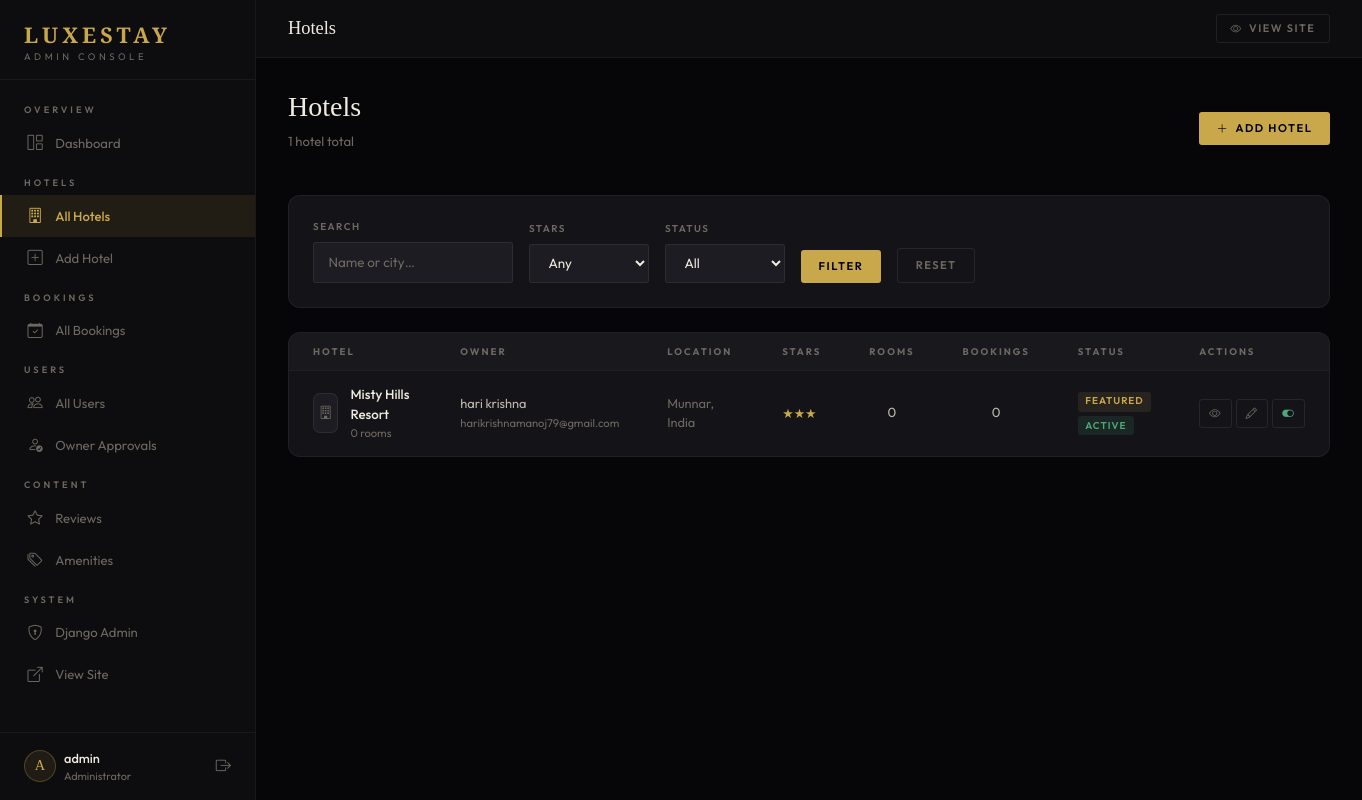
The app's page /panel/hotels/ (signed in) with its own data.
### hotels/models.py (models this page shows, shortened)
class Hotel(models.Model):
    STAR_CHOICES = [(i, f'{i} Star') for i in range(1, 6)]
    owner = models.ForeignKey(User, on_delete=models.CASCADE, related_name='hotels')
    name = models.CharField(max_length=200)
    slug = models.SlugField(unique=True, blank=True)
    description = models.TextField()
    short_description = models.CharField(max_length=300)
    address = models.CharField(max_length=300)
    city = models.CharField(max_length=100)
    country = models.CharField(max_length=100)
    zip_code = models.CharField(max_length=20)
    phone = models.CharField(max_length=20)
    email = models.EmailField()
    website = models.URLField(blank=True)
    stars = models.IntegerField(choices=STAR_CHOICES, default=3)
    amenities = models.ManyToManyField(Amenity, blank=True)
    check_in_time = models.TimeField(default='14:00')
    check_out_time = models.TimeField(default='11:00')
    is_active = models.BooleanField(default=True)
    is_featured = models.BooleanField(default=False)
    latitude = models.DecimalField(max_digits=9, decimal_places=6, null=True, blank=True)
    longitude = models.DecimalField(max_digits=9, decimal_places=6, null=True, blank=True)
    created_at = models.DateTimeField(auto_now_add=True)
    updated_at = models.DateTimeField(auto_now=True)
    class Meta:
        ordering = ['-is_featured', '-created_at']
    def get_main_image(self):
        img = self.images.filter(is_main=True).first()
        return img if img else self.images.first()

### custom_admin/views.py (the view)
# urls.py: path('hotels/', views.hotels_list, name='admin_hotels'),
@staff_required
def hotels_list(request):
    hotels = Hotel.objects.annotate(booking_count=Count('rooms__bookings')).select_related('owner')
    q      = request.GET.get('q', '')
    stars  = request.GET.get('stars', '')
    status = request.GET.get('status', '')
    if q:
        hotels = hotels.filter(Q(name__icontains=q) | Q(city__icontains=q) | Q(country__icontains=q))
    if stars:
        hotels = hotels.filter(stars=stars)
    if status == 'active':
        hotels = hotels.filter(is_active=True)
    elif status == 'inactive':
        hotels = hotels.filter(is_active=False)
    elif status == 'featured':
        hotels = hotels.filter(is_featured=True)
    paginator = Paginator(hotels.order_by('-created_at'), 15)
    return render(request, 'custom_admin/hotels.html', {
        'hotels': paginator.get_page(request.GET.get('page')),
    })

### accounts/context_processors.py (called while the page is built)
def pending_approvals(request):
    count = 0
    if request.user.is_authenticated and request.user.is_staff:
        count = UserProfile.objects.filter(role='hotel_owner', owner_approval_status='pending').count()
    return {'pending_approvals_count': count}

### custom_admin/views.py (called while the page is built)
def staff_required(view_func):
    decorated = login_required(user_passes_test(lambda u: u.is_staff)(view_func))
    return decorated

### templates/custom_admin/hotels.html (shortened to what this page needs)
{% extends 'custom_admin/base.html' %}
{% block topbar_title %}Hotels{% endblock %}
{% block nav_hotels %}active{% endblock %}
{% block content %}
<div class="adm-page-head">
  <div><h2>Hotels</h2><p>{{ hotels.paginator.count }} hotel{{ hotels.paginator.count|pluralize }} total</p></div>
  <a href="{% url 'admin_hotel_create' %}" class="adm-btn adm-btn-gold"><i class="bi bi-plus-lg"></i>Add Hotel</a>
</div>
<div class="adm-panel adm-panel-body mb-4">
  <form method="get" class="d-flex gap-3 flex-wrap align-items-end">
    <div><label class="adm-label">Search</label><input type="text" name="q" value="{{ request.GET.q }}" class="adm-input" placeholder="Name or city…" style="width:200px;"></div>
    <div><label class="adm-label">Stars</label>
      <select name="stars" class="adm-select" style="width:120px;">
        <option value="">Any</option>
      </select>
    </div>
    <div><label class="adm-label">Status</label>
      <select name="status" class="adm-select" style="width:120px;">
        <option value="">All</option>
      </select>
    </div>
    <button type="submit" class="adm-btn adm-btn-gold">Filter</button>
    <a href="{% url 'admin_hotels' %}" class="adm-btn adm-btn-ghost">Reset</a>
  </form>
</div>
<div class="adm-table-wrap">
  <table class="adm-table">
    <thead><tr><th>Hotel</th><th>Owner</th><th>Location</th><th>Stars</th><th>Rooms</th><th>Bookings</th><th>Status</th><th>Actions</th></tr></thead>
    <tbody>
      {% for hotel in hotels %}
      <tr>
        <td>
          <div style="display:flex;align-items:center;gap:.75rem;">
            {% with hotel.get_main_image as img %}
            {% if img %}<img src="{{ img.image.url }}" style="width:40px;height:40px;object-fit:cover;border-radius:var(--r2);border:1px solid rgba(255,255,255,.07);">
            {% else %}<div style="width:40px;height:40px;background:var(--bg3);border-radius:var(--r2);border:1px solid rgba(255,255,255,.07);display:flex;align-items:center;justify-content:center;color:var(--ink3);"><i class="bi bi-building"></i></div>{% endif %}
            {% endwith %}
            <div><div style="font-weight:500;color:var(--ink);">{{ hotel.name }}</div><div style="font-size:.7rem;color:var(--ink3);">{{ hotel.rooms.count }} room{{ hotel.rooms.count|pluralize }}</div></div>
          </div>
        </td>
        <td style="font-size:.8rem;">{{ hotel.owner.get_full_name|default:hotel.owner.username }}<br><span style="color:var(--ink3);font-size:.7rem;">{{ hotel.owner.email }}</span></td>
        <td style="font-size:.8rem;color:var(--ink3);">{{ hotel.city }}, {{ hotel.country }}</td>
        <td style="color:var(--gold);font-size:.8rem;">{% for i in "12345" %}{% if forloop.counter <= hotel.stars %}★{% endif %}{% endfor %}</td>
        <td style="text-align:center;">{{ hotel.rooms.count }}</td>
        <td style="text-align:center;">{{ hotel.booking_count }}</td>
        <td>
          {% if hotel.is_featured %}<span class="adm-badge-status s-active" style="display:block;margin-bottom:3px;">Featured</span>{% endif %}
          <span class="adm-badge-status {% if hotel.is_active %}s-approved{% else %}s-cancelled{% endif %}">{% if hotel.is_active %}Active{% else %}Inactive{% endif %}</span>
        </td>
        <td>
          <div class="d-flex gap-1">
            <a href="{% url 'hotel_detail' hotel.slug %}" class="adm-btn adm-btn-ghost" style="padding:.3rem .55rem;font-size:.72rem;" target="_blank" title="View"><i class="bi bi-eye"></i></a>
            <a href="{% url 'admin_hotel_edit' hotel.slug %}" class="adm-btn adm-btn-ghost" style="padding:.3rem .55rem;font-size:.72rem;" title="Edit"><i class="bi bi-pencil"></i></a>
            <a href="{% url 'admin_hotel_toggle' hotel.slug %}" class="adm-btn adm-btn-ghost" style="padding:.3rem .55rem;font-size:.72rem;" title="Toggle"><i class="bi bi-toggle-{% if hotel.is_active %}on" style="color:var(--ok);{% else %}off{% endif %}"></i></a>
          </div>
        </td>
      </tr>
      {% empty %}
      <tr><td colspan="8" style="text-align:center;padding:3rem;color:var(--ink3);"><i class="bi bi-building" style="font-size:2rem;display:block;margin-bottom:.5rem;"></i>No hotels found</td></tr>
      {% endfor %}
    </tbody>
  </table>
</div>
{% endblock %}

### templates/custom_admin/base.html (shortened to what this page needs)
{% load static %}
<!DOCTYPE html>
<html lang="en">
<head>
  <link href="https://cdn.jsdelivr.net/npm/bootstrap@5.3.2/dist/css/bootstrap.min.css" rel="stylesheet">
  <link href="https://cdn.jsdelivr.net/npm/bootstrap-icons@1.11.3/font/bootstrap-icons.css" rel="stylesheet">
</head>
<body>
<aside class="adm-sidebar" id="admSidebar">
  <div class="adm-logo">
    <div class="adm-logo-text">LUXESTAY</div>
    <span class="adm-logo-sub">Admin Console</span>
  </div>
  <nav class="adm-nav">
    <div class="adm-nav-label">Overview</div>
    <a href="{% url 'admin_dashboard' %}" class="adm-nav-item {% block nav_dash %}{% endblock %}"><i class="bi bi-grid-1x2"></i>Dashboard</a>
    <div class="adm-nav-label">Hotels</div>
    <a href="{% url 'admin_hotels' %}" class="adm-nav-item {% block nav_hotels %}{% endblock %}"><i class="bi bi-building"></i>All Hotels</a>
    <a href="{% url 'admin_hotel_create' %}" class="adm-nav-item {% block nav_hotel_create %}{% endblock %}"><i class="bi bi-plus-square"></i>Add Hotel</a>
    <div class="adm-nav-label">Bookings</div>
    <a href="{% url 'admin_bookings' %}" class="adm-nav-item {% block nav_bookings %}{% endblock %}"><i class="bi bi-calendar-check"></i>All Bookings</a>
    <div class="adm-nav-label">Users</div>
    <a href="{% url 'admin_users' %}" class="adm-nav-item {% block nav_users %}{% endblock %}"><i class="bi bi-people"></i>All Users</a>
    <a href="{% url 'owner_approval_list' %}" class="adm-nav-item {% block nav_approvals %}{% endblock %}">
      <i class="bi bi-person-check"></i>Owner Approvals
    </a>
    <div class="adm-nav-label">Content</div>
    <a href="{% url 'admin_reviews' %}" class="adm-nav-item {% block nav_reviews %}{% endblock %}"><i class="bi bi-star"></i>Reviews</a>
    <a href="{% url 'admin_amenities' %}" class="adm-nav-item {% block nav_amenities %}{% endblock %}"><i class="bi bi-tags"></i>Amenities</a>
    <div class="adm-nav-label">System</div>
    <a href="/admin/" class="adm-nav-item" target="_blank"><i class="bi bi-shield-lock"></i>Django Admin</a>
    <a href="{% url 'home' %}" class="adm-nav-item" target="_blank"><i class="bi bi-box-arrow-up-right"></i>View Site</a>
  </nav>
  <div class="adm-footer">
    <div class="d-flex align-items-center gap-2">
      <div class="adm-avatar-sm">{{ request.user.first_name.0|default:request.user.username.0|upper }}</div>
      <div style="flex:1;min-width:0;">
        <div style="font-size:.8rem;font-weight:500;color:var(--ink);white-space:nowrap;overflow:hidden;text-overflow:ellipsis;">{{ request.user.get_full_name|default:request.user.username }}</div>
        <div style="font-size:.68rem;color:var(--ink3);">Administrator</div>
      </div>
      <a href="{% url 'logout' %}" style="color:var(--ink3);font-size:.95rem;" title="Sign out"><i class="bi bi-box-arrow-right"></i></a>
    </div>
  </div>
</aside>
<div class="adm-main">
  <header class="adm-topbar">
    <span class="adm-topbar-title">{% block topbar_title %}Dashboard{% endblock %}</span>
    <div class="ms-auto d-flex align-items-center gap-3">
      <a href="{% url 'home' %}" class="adm-btn adm-btn-ghost" style="font-size:.68rem;padding:.35rem .85rem;" target="_blank"><i class="bi bi-eye"></i>View Site</a>
    </div>
  </header>
  <div class="adm-body">{% block content %}{% endblock %}</div>
</div>
</body>
</html>

### records on screen
Hotel: name "Misty Hills Resort", rooms.count "0", owner.get_full_name "hari krishna", owner.email "harikrishnamanoj79@gmail.com", city "Munnar", country "India", stars 3 (drawn), booking_count "0", is_featured "FEATURED", is_active "ACTIVE"

### other values on screen
{{ request.user.first_name.0|default:request.user.username.0|upper }} "A"
{{ request.user.get_full_name|default:request.user.username }} "admin"
{{ hotels.paginator.count }} "1"
